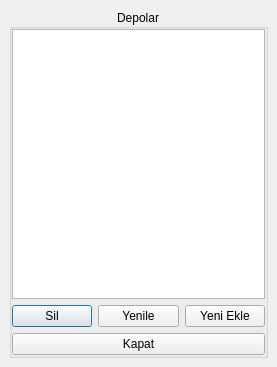
<?xml version="1.0" encoding="UTF-8"?>
<ui version="4.0">
 <class>DepoDialog</class>
 <widget class="QDialog" name="DepoDialog">
  <property name="geometry">
   <rect>
    <x>0</x>
    <y>0</y>
    <width>277</width>
    <height>367</height>
   </rect>
  </property>
  <property name="windowTitle">
   <string>Dialog</string>
  </property>
  <layout class="QVBoxLayout" name="verticalLayout_2">
   <property name="spacing">
    <number>0</number>
   </property>
   <property name="leftMargin">
    <number>9</number>
   </property>
   <property name="topMargin">
    <number>9</number>
   </property>
   <property name="rightMargin">
    <number>9</number>
   </property>
   <property name="bottomMargin">
    <number>9</number>
   </property>
   <item>
    <widget class="QGroupBox" name="groupBox">
     <property name="maximumSize">
      <size>
       <width>270</width>
       <height>16777215</height>
      </size>
     </property>
     <property name="title">
      <string>Depolar</string>
     </property>
     <property name="alignment">
      <set>Qt::AlignCenter</set>
     </property>
     <property name="flat">
      <bool>true</bool>
     </property>
     <layout class="QVBoxLayout" name="verticalLayout">
      <property name="leftMargin">
       <number>0</number>
      </property>
      <property name="topMargin">
       <number>0</number>
      </property>
      <property name="rightMargin">
       <number>0</number>
      </property>
      <property name="bottomMargin">
       <number>0</number>
      </property>
      <item>
       <widget class="QTableView" name="tableView">
        <property name="editTriggers">
         <set>QAbstractItemView::NoEditTriggers</set>
        </property>
        <property name="dragEnabled">
         <bool>true</bool>
        </property>
        <property name="alternatingRowColors">
         <bool>true</bool>
        </property>
        <property name="selectionMode">
         <enum>QAbstractItemView::SingleSelection</enum>
        </property>
        <property name="selectionBehavior">
         <enum>QAbstractItemView::SelectRows</enum>
        </property>
        <attribute name="horizontalHeaderStretchLastSection">
         <bool>true</bool>
        </attribute>
       </widget>
      </item>
      <item>
       <layout class="QHBoxLayout" name="horizontalLayout">
        <item>
         <widget class="QPushButton" name="pushButton_delete">
          <property name="text">
           <string>Sil</string>
          </property>
         </widget>
        </item>
        <item>
         <widget class="QPushButton" name="pushButton_yenile">
          <property name="text">
           <string>Yenile</string>
          </property>
         </widget>
        </item>
        <item>
         <widget class="QPushButton" name="pushButton_ekle">
          <property name="text">
           <string>Yeni Ekle</string>
          </property>
         </widget>
        </item>
       </layout>
      </item>
      <item>
       <widget class="QPushButton" name="pushButton_close">
        <property name="text">
         <string>Kapat</string>
        </property>
       </widget>
      </item>
     </layout>
    </widget>
   </item>
  </layout>
 </widget>
 <resources/>
 <connections/>
</ui>
